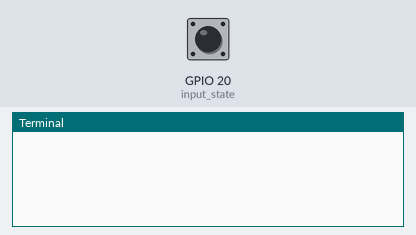
Simulated run of this program. Board: Raspberry Pi (BCM pin numbers). On the bench: the last lines printed to the terminal. The inputs (shaded band) are chosen by the test bench; at power-on: GPIO 20 (input_state) HIGH.

Above: at 5.0 s.
5.1 s: GPIO 20 (input_state) pulled LOW for 0.15 s
At 5.9 s:
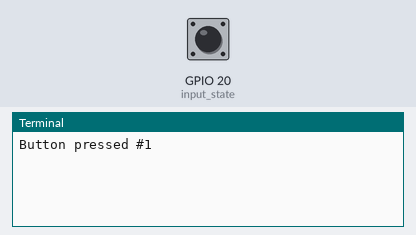
At 7.3 s:
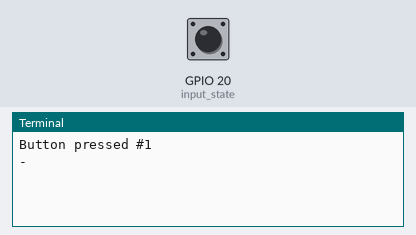

The program:

button.py
```python
import RPi.GPIO as GPIO
import time

GPIO.setmode(GPIO.BCM)

GPIO.setup(20, GPIO.IN, pull_up_down=GPIO.PUD_UP)

count = 1

while count < 3:
    input_state = GPIO.input(20)
    if not input_state:
        print "Button pressed #" + str(count)
        count += 1
        time.sleep(1)
        print "-"
```

Measured:
- after the input at 5.1 s, the terminal: prints a new line at once (image 1)
